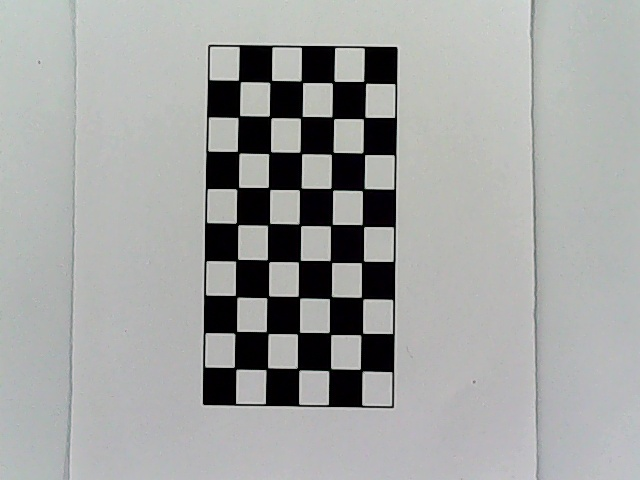
#> input picture 生产实习/机械臂源程序/5机器视觉/9.相机棋盘格标定/input_biaoding/pic_2022-09-14-14-37-14.jpg, 640 x 480 px; its folder holds 4 pictures in this run; the run also reads 1 picture not shown here
$ python '2.矩阵求解.py'
#> lines starting #> are read from the running program, lines starting #| are printed output that depends on the picture; after the words box and inside, x2 and y2 are one past the last pixel; in counts of white or black regions, pixels touching at a corner belong together
import cv2
import numpy as np
import glob

# 设置寻找亚像素角点的参数，采用的停止准则是最大循环次数30和最大误差容限0.001
criteria = (cv2.TERM_CRITERIA_EPS + cv2.TERM_CRITERIA_MAX_ITER, 30, 0.001)
# 获取标定板角点的位置
objp = np.zeros((5*9,3), np.float32)
objp[:,:2] = np.mgrid[0:9,0:5].T.reshape(-1,2)  # 将世界坐标系建在标定板上，所有点的Z坐标全部为0，所以只需要赋值x和y
obj_points = []  # 存储3D点
img_points = []  # 存储2D点
images = glob.glob(r"input_biaoding\*.jpg")#读取用于标定的图像
i=0;
for fname in images:
    img = cv2.imread(fname)
#> img is the input picture: shape (480, 640, 3); mean B, G, R 162.1, 163.4, 161.8
    gray = cv2.cvtColor(img, cv2.COLOR_BGR2GRAY)
    size = (gray.shape[1], gray.shape[0])
#> size = (640, 480)
    ret, corners = cv2.findChessboardCorners(gray, (9, 5), None)#获取棋盘格角点
#> ret = True; corners = 45 rows, first 8: [234.1, 367.2], [236.7, 331.3], [235.3, 295.4], [237.8, 259.2], [236.2, 223], [238.7, 187.2], [237.9, 152], [239.7, 115.5]
    #print(corners)

    if ret:
        obj_points.append(objp)
        corners2 = cv2.cornerSubPix(gray, corners, (5, 5), (-1, -1), criteria)  # 在原角点的基础上寻找亚像素角点
#> corners2 = 45 rows, first 8: [235, 368.2], [235.7, 332.3], [236.1, 296.3], [236.8, 260.1], [237, 223.9], [237.6, 188.2], [238.2, 152.2], [238.8, 116.5]
        #print(corners2)
        if [corners2]:
            img_points.append(corners2)
        else:
            img_points.append(corners)

        cv2.drawChessboardCorners(img, (9, 5), corners, ret)  # 记住，OpenCV的绘制函数一般无返回值
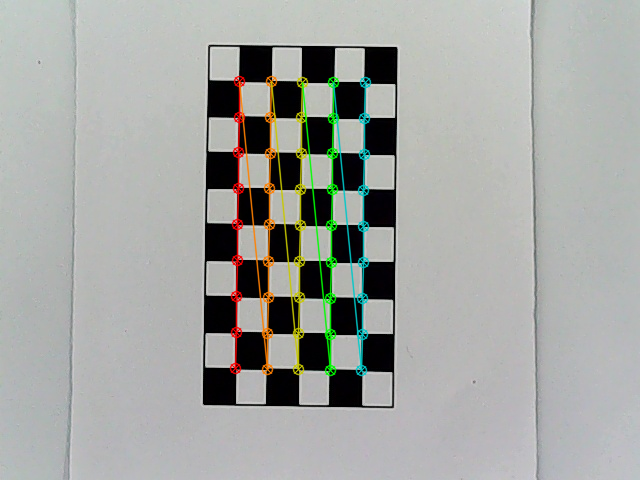
#> img: shape (480, 640, 3); 3.63% of pixels changed, all inside (x1, y1, x2, y2) = (229, 75, 372, 377)
        i+=1;
        cv2.imwrite('output_biaoding\conimg'+str(i)+'.jpg', img)
#> pass 2 of the loop `for fname in images:`:
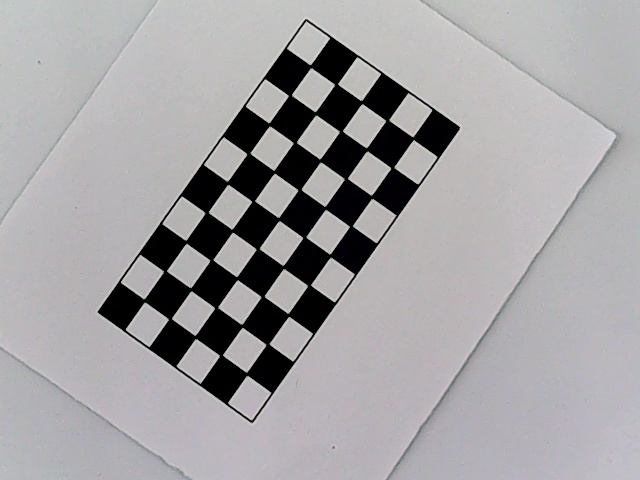
#> input picture 生产实习/机械臂源程序/5机器视觉/9.相机棋盘格标定/input_biaoding/pic_2022-09-14-14-37-19.jpg, 640 x 480 px
#> img is the input picture: shape (480, 640, 3); mean B, G, R 163.1, 161.1, 162.7
#> corners = 45 rows, first 8: [413.2, 137.9], [390.9, 168.3], [372.2, 198.2], [352.2, 225.6], [329.5, 254.3], [307.7, 285.8], [288.8, 316.2], [265.9, 344.6]
#> corners2 = 45 rows, first 8: [413.2, 138.3], [392.3, 167.6], [371.5, 196.7], [350.8, 226.2], [330.2, 255.6], [309.1, 285.2], [288.4, 314.9], [267.5, 344.2]
#> `cv2.drawChessboardCorners(img, (9, 5), corners, ret)`:
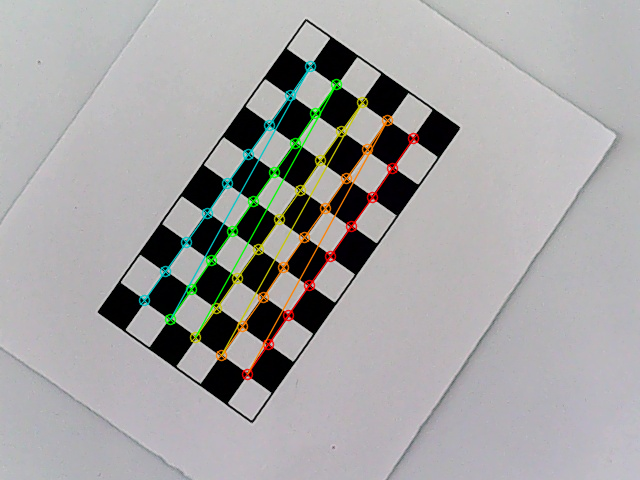
#> img: shape (480, 640, 3); 3.33% of pixels changed, all inside (x1, y1, x2, y2) = (138, 60, 420, 381)
#> pass 3 of the loop `for fname in images:`:
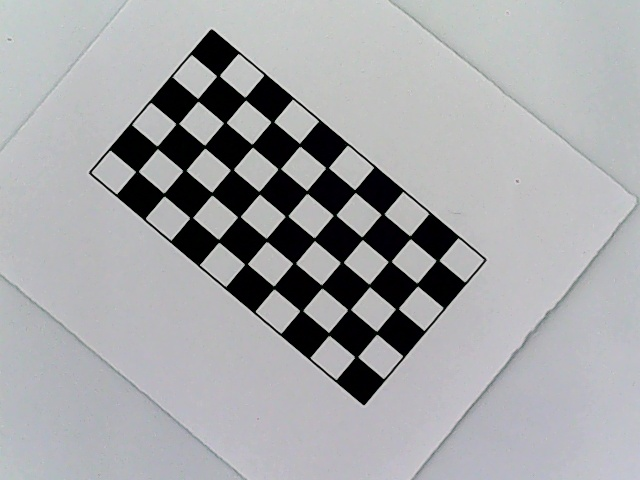
#> input picture 生产实习/机械臂源程序/5机器视觉/9.相机棋盘格标定/input_biaoding/pic_2022-09-14-14-37-23.jpg, 640 x 480 px
#> img is the input picture: shape (480, 640, 3); mean B, G, R 167.9, 165.5, 164.6
#> corners = 45 rows, first 8: [216.7, 76.14], [245.1, 98.34], [273.7, 121.6], [300, 146], [328.4, 167.5], [354.5, 189.7], [381.3, 214.6], [409.8, 235.8]
#> corners2 = 45 rows, first 8: [218.1, 75.71], [245.3, 98.64], [272.4, 121.7], [299.6, 144.8], [327.1, 167.7], [354.9, 191], [382.6, 214.3], [410.2, 237.3]
#> `cv2.drawChessboardCorners(img, (9, 5), corners, ret)`:
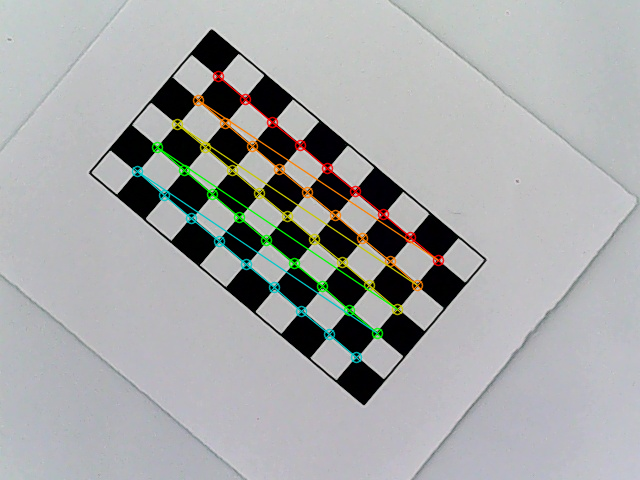
#> img: shape (480, 640, 3); 3.16% of pixels changed, all inside (x1, y1, x2, y2) = (131, 70, 445, 364)
#> the loop made 4 passes; the first 3 are shown
ret, mtx, dist, rvecs, tvecs = cv2.calibrateCamera(obj_points, img_points, (640,480), None, None)#参数矩阵求解
print("ret:", ret)
print("mtx:\n", mtx) # 内参数矩阵
print("dist:\n", dist)  # 畸变系数   distortion cofficients = (k_1,k_2,p_1,p_2,k_3)
print("rvecs:\n", rvecs)  # 旋转向量  # 外参数
print("tvecs:\n", tvecs ) # 平移向量  # 外参数

print("-----------------------------------------------------")

img = cv2.imread(images[2])
h, w = img.shape[:2]
#> h = 480; w = 640
newcameramtx, roi = cv2.getOptimalNewCameraMatrix(mtx,dist,(w,h),1,(w,h))#显示更大范围的图片（正常重映射之后会删掉一部分图像）
print (newcameramtx)
print("------------------使用undistort函数-------------------")
dst = cv2.undistort(img,mtx,dist,None,newcameramtx)#基于图像验证标定是否ok
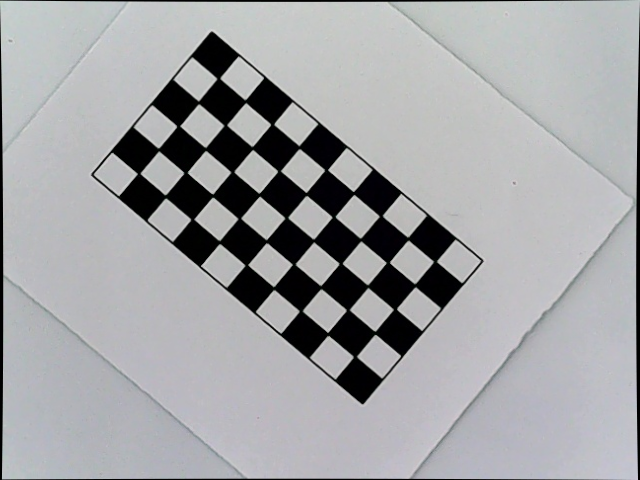
#> dst: shape (480, 640, 3); mean B, G, R 166, 163.7, 162.7
x,y,w,h = roi
dst1 = dst[y:y+h,x:x+w]
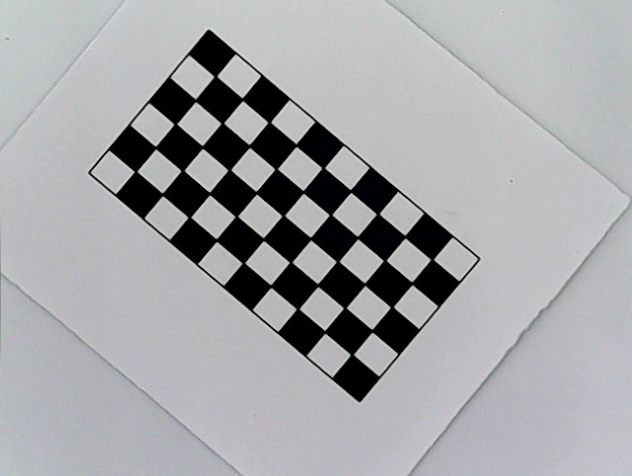
#> dst1: shape (476, 632, 3); mean B, G, R 167.9, 165.5, 164.7
cv2.imwrite('output_biaoding\calibresult.jpg', dst1)
print ("方法一:dst的大小为:", dst1.shape)
#| 方法一:dst的大小为: (476, 632, 3)
